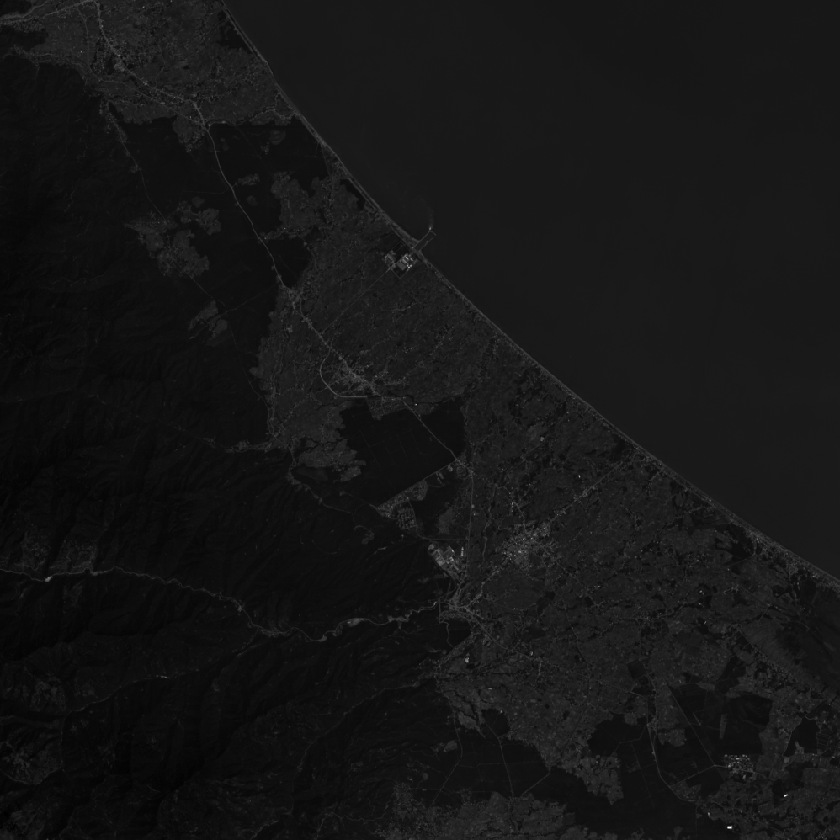
#> input picture 1-Import/data/Landsat8/Blue.tif, 840 x 840 px, shrunk from 998 x 998 before the run, found by its file name; the run also reads 3 pictures not shown here
$ jupyter execute NDWI.ipynb
#> lines starting #> are read from the running program, lines starting #| are printed output that depends on the picture
[cell 1]
import matplotlib.pyplot as plt
import numpy as np
from matplotlib import cm
from skimage import io
from skimage import exposure

[cell 2]
image1 = io.imread('E:/Landsat8/Blue.tif')
#> image1 is the input picture: shape (840, 840) int32; min -364, max 5582, mean 159.6
image2 = io.imread('E:/Landsat8/Green.tif')
image3 = io.imread('E:/Landsat8/Red.tif')
image4 = io.imread('E:/Landsat8//NIR.tif')
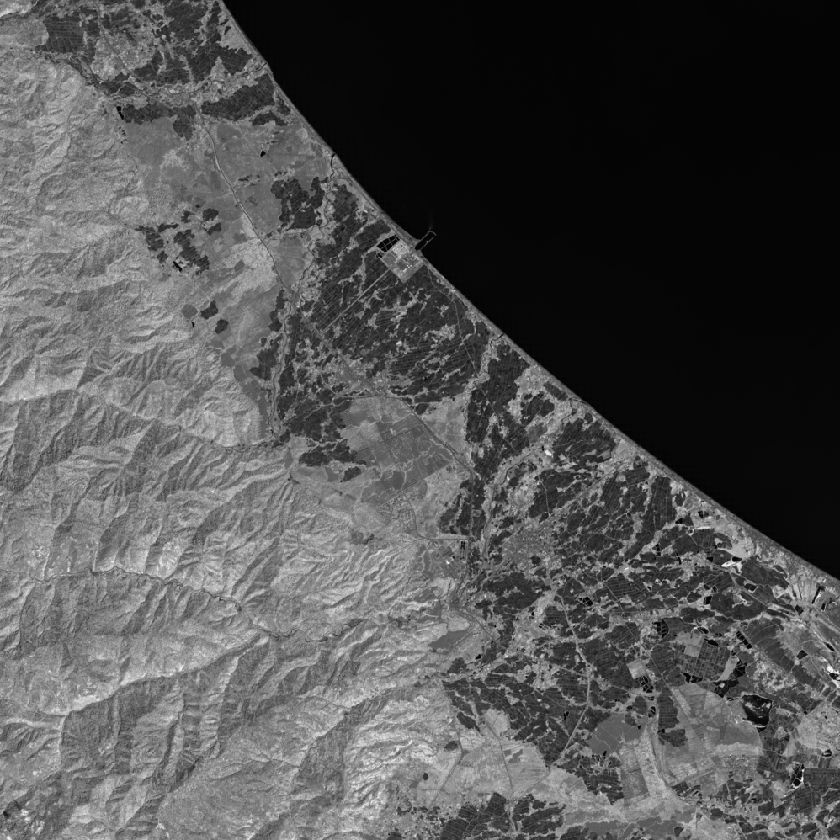
#> input picture 1-Import/data/Landsat8/NIR.tif, 840 x 840 px, shrunk from 998 x 998 before the run, found by its file name
#> image4 is the input picture: shape (840, 840) int32; min 23, max 6200, mean 1998.3
image5 = io.imread('E:/Landsat8/SWIR1.tif')
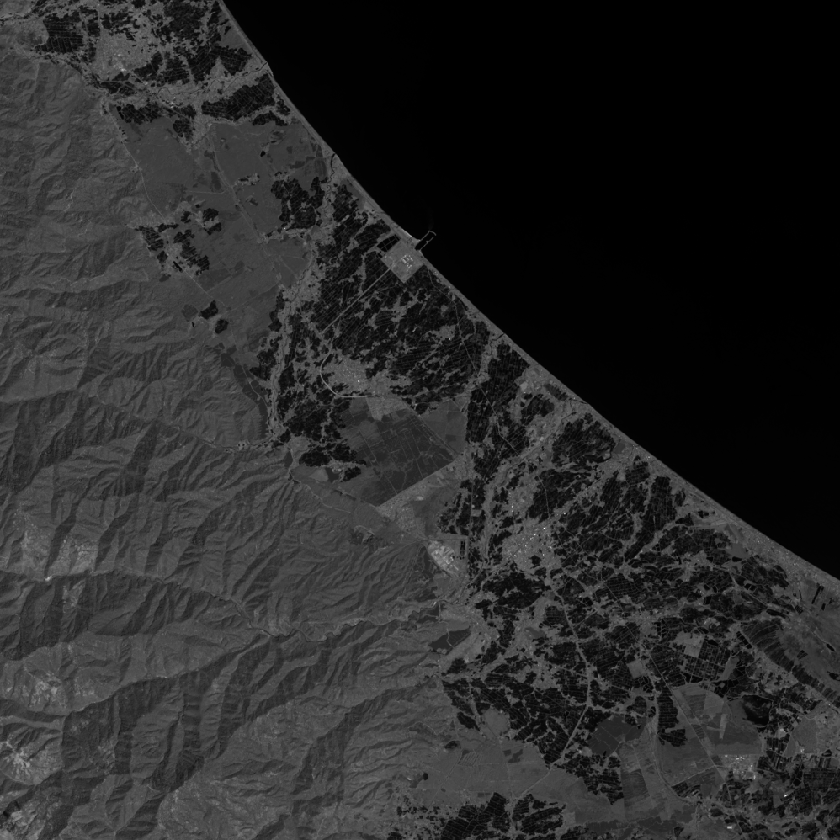
#> input picture 1-Import/data/Landsat8/SWIR1.tif, 840 x 840 px, shrunk from 998 x 998 before the run, found by its file name
#> image5 is the input picture: shape (840, 840) int32; min 131, max 6357, mean 1149.6
image6 = io.imread('E:/Landsat8/SWIR2.tif')

[cell 3]
B1 = np.array(image1).astype(float)
B2 = np.array(image2).astype(float)
B3 = np.array(image3).astype(float)
B4 = np.array(image4).astype(float)
B5 = np.array(image5).astype(float)
B6 = np.array(image6).astype(float)
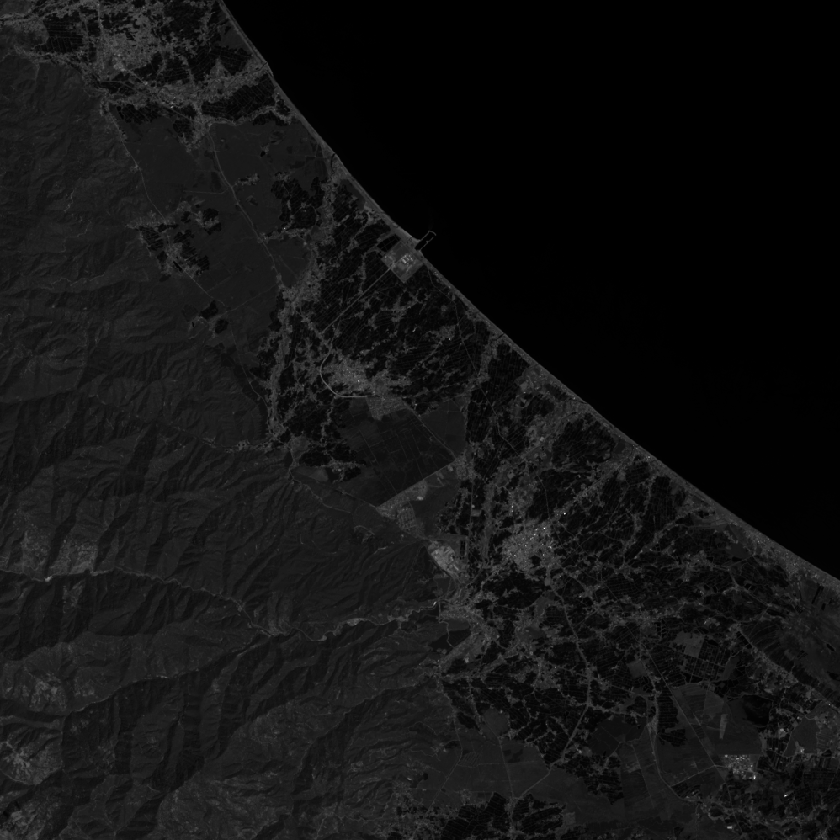
#> B6: shape (840, 840) float64; min 111, max 7032, mean 654.2; drawn with min black and max white

[cell 4]
NB1 = (B1-np.min(B1))/(np.max(B1)-np.min(B1))
NB2 = (B2-np.min(B2))/(np.max(B2)-np.min(B2))
NB3 = (B3-np.min(B3))/(np.max(B3)-np.min(B3))
NB4 = (B4-np.min(B4))/(np.max(B4)-np.min(B4))
NB5 = (B5-np.min(B5))/(np.max(B5)-np.min(B5))
NB6 = (B6-np.min(B6))/(np.max(B6)-np.min(B6))

Normalized Difference Water Index

[cell 5]
NDWI = (NB2 - NB4)/(NB2 + NB4)
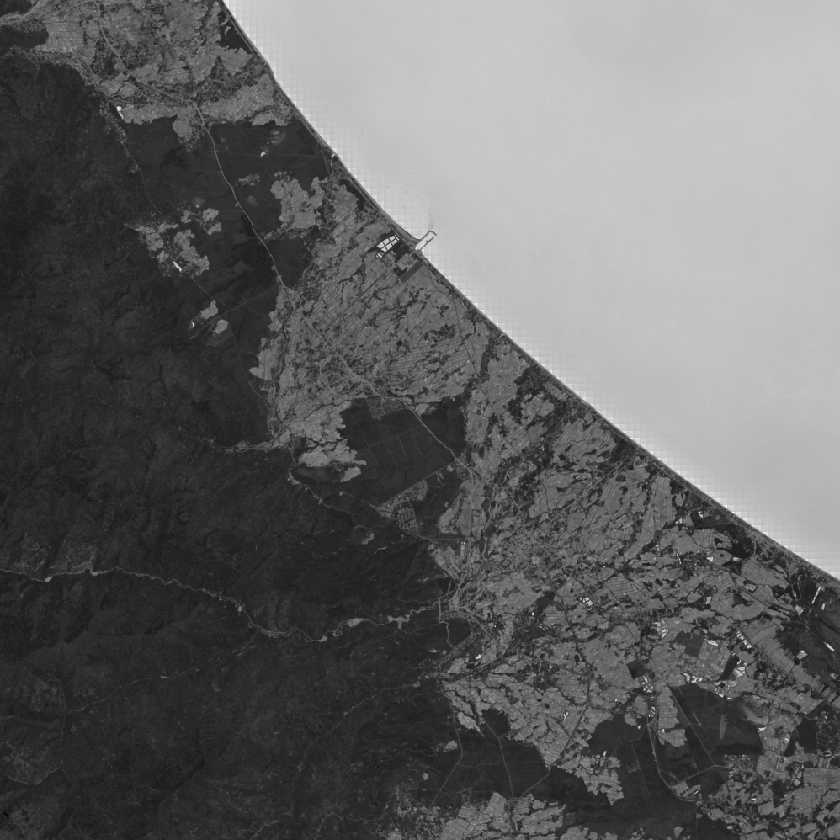
#> NDWI: shape (840, 840) float64; min -1, max 1, mean -0.215; drawn with min black and max white

[cell 6]
plt.figure(figsize=(15,10))
plt.imshow(NDWI, cmap=cm.Greys)
plt.title('NDWI Image')
plt.colorbar()
plt.axis('off')
plt.show()
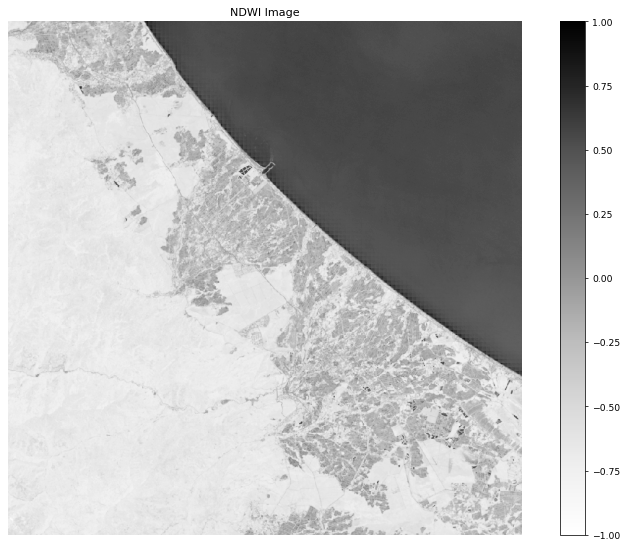
#> figure drawn by matplotlib, 2 panels

[cell 7]
plt.figure(figsize=(15,10))
plt.imshow(NDWI, cmap=cm.gray)
plt.title('NDWI Image')
plt.colorbar()
plt.axis('off')
plt.show()
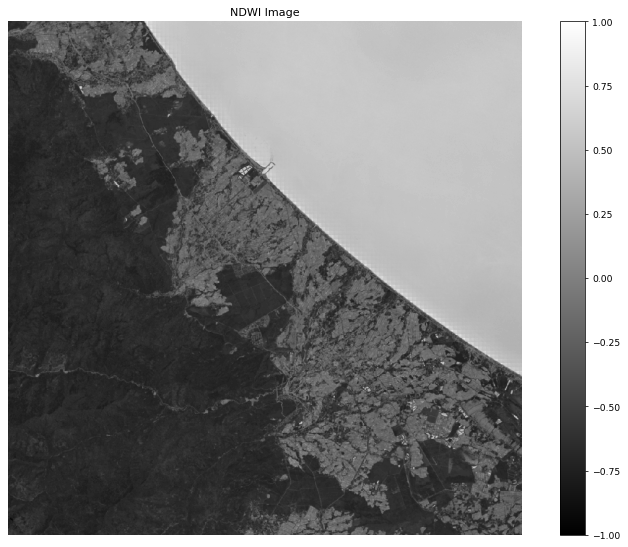
#> figure drawn by matplotlib, 2 panels
